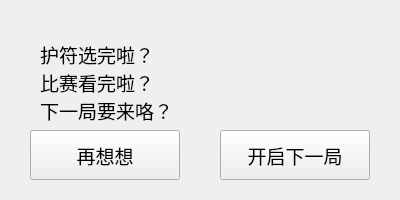
<?xml version="1.0" encoding="UTF-8"?>
<ui version="4.0">
 <class>ask_next</class>
 <widget class="QWidget" name="ask_next">
  <property name="geometry">
   <rect>
    <x>0</x>
    <y>0</y>
    <width>400</width>
    <height>200</height>
   </rect>
  </property>
  <property name="sizePolicy">
   <sizepolicy hsizetype="Fixed" vsizetype="Fixed">
    <horstretch>0</horstretch>
    <verstretch>0</verstretch>
   </sizepolicy>
  </property>
  <property name="font">
   <font>
    <family>TsangerYuMo W03</family>
   </font>
  </property>
  <property name="windowTitle">
   <string>开启下一局</string>
  </property>
  <widget class="QPushButton" name="yes">
   <property name="geometry">
    <rect>
     <x>220</x>
     <y>130</y>
     <width>150</width>
     <height>50</height>
    </rect>
   </property>
   <property name="font">
    <font>
     <family>TsangerYuMo W03</family>
     <pointsize>14</pointsize>
    </font>
   </property>
   <property name="text">
    <string>开启下一局</string>
   </property>
  </widget>
  <widget class="QPushButton" name="no">
   <property name="geometry">
    <rect>
     <x>30</x>
     <y>130</y>
     <width>150</width>
     <height>50</height>
    </rect>
   </property>
   <property name="font">
    <font>
     <family>TsangerYuMo W03</family>
     <pointsize>14</pointsize>
    </font>
   </property>
   <property name="text">
    <string>再想想</string>
   </property>
  </widget>
  <widget class="QLabel" name="icon_stella">
   <property name="geometry">
    <rect>
     <x>260</x>
     <y>20</y>
     <width>100</width>
     <height>100</height>
    </rect>
   </property>
   <property name="text">
    <string/>
   </property>
  </widget>
  <widget class="QLabel" name="text">
   <property name="geometry">
    <rect>
     <x>40</x>
     <y>40</y>
     <width>201</width>
     <height>81</height>
    </rect>
   </property>
   <property name="font">
    <font>
     <family>TsangerYuMo W03</family>
     <pointsize>14</pointsize>
    </font>
   </property>
   <property name="text">
    <string>护符选完啦？               比赛看完啦？               下一局要来咯？</string>
   </property>
   <property name="alignment">
    <set>Qt::AlignLeading|Qt::AlignLeft|Qt::AlignTop</set>
   </property>
   <property name="wordWrap">
    <bool>true</bool>
   </property>
  </widget>
 </widget>
 <resources/>
 <connections/>
</ui>
